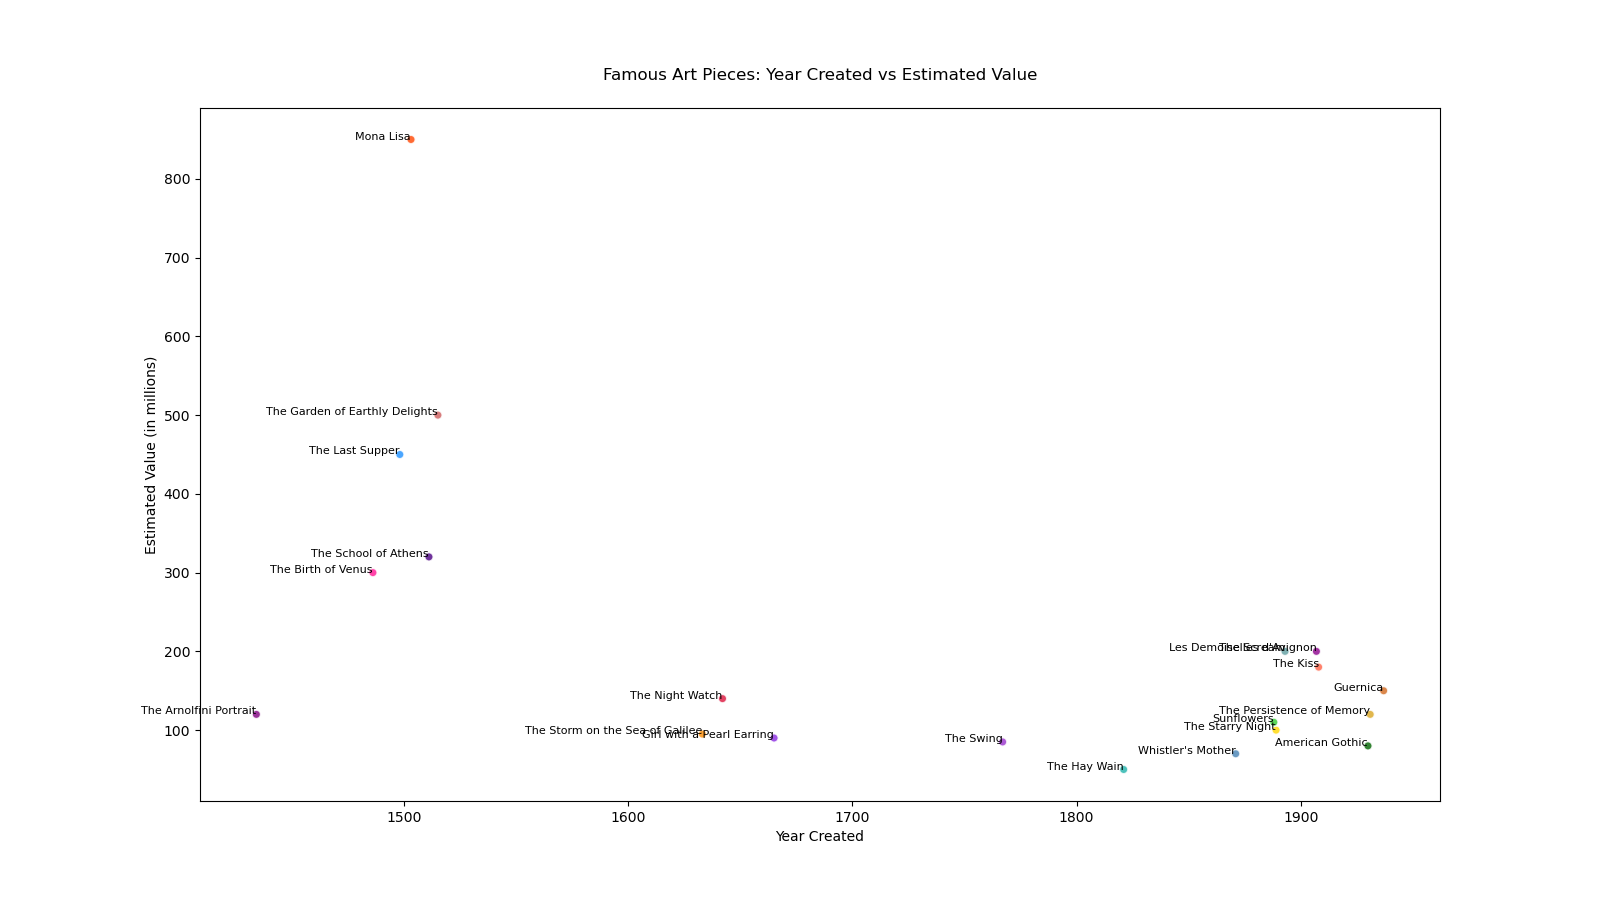

The script that drew this image:

import matplotlib.pyplot as plt

# Data
art_pieces = [
    "Mona Lisa", "The Starry Night", "The Persistence of Memory", "Girl with a Pearl Earring",
    "The Scream", "Guernica", "The Night Watch", "American Gothic", 
    "Les Demoiselles d'Avignon", "The Birth of Venus", "The Last Supper", 
    "Sunflowers", "The Kiss", "Whistler's Mother", "The Arnolfini Portrait",
    "The Hay Wain", "The Garden of Earthly Delights", "The School of Athens",
    "The Storm on the Sea of Galilee", "The Swing"
]
years_created = [1503, 1889, 1931, 1665, 1893, 1937, 1642, 1930, 1907, 1486, 1498, 1888, 1908, 1871, 1434, 1821, 1515, 1511, 1633, 1767]
estimated_values = [850, 100, 120, 90, 200, 150, 140, 80, 200, 300, 450, 110, 180, 70, 120, 50, 500, 320, 95, 85]

# Scatter plot
fig, ax = plt.subplots(figsize=(16, 9))  # Change the width and height of the chart
scatter = ax.scatter(
    years_created,
    estimated_values,
    alpha=0.8,
    c=[
        '#FF4500', '#FFD700', '#DAA520', '#8A2BE2', '#5F9EA0',
        '#D2691E', '#DC143C', '#006400', '#8B008B', '#FF1493',
        '#1E90FF', '#32CD32', '#FF6347', '#4682B4', '#800080',
        '#20B2AA', '#CD5C5C', '#4B0082', '#FF8C00', '#9932CC'
    ],
    edgecolors='w'
)

# Customizing the looks of the plot
ax.set_title('Famous Art Pieces: Year Created vs Estimated Value', pad=20)
ax.set_xlabel('Year Created')
ax.set_ylabel('Estimated Value (in millions)')

# Adding the art piece names as labels next to each point
for i, art_piece in enumerate(art_pieces):
    ax.annotate(art_piece, (years_created[i], estimated_values[i]), fontsize=8, ha='right')

plt.show()
